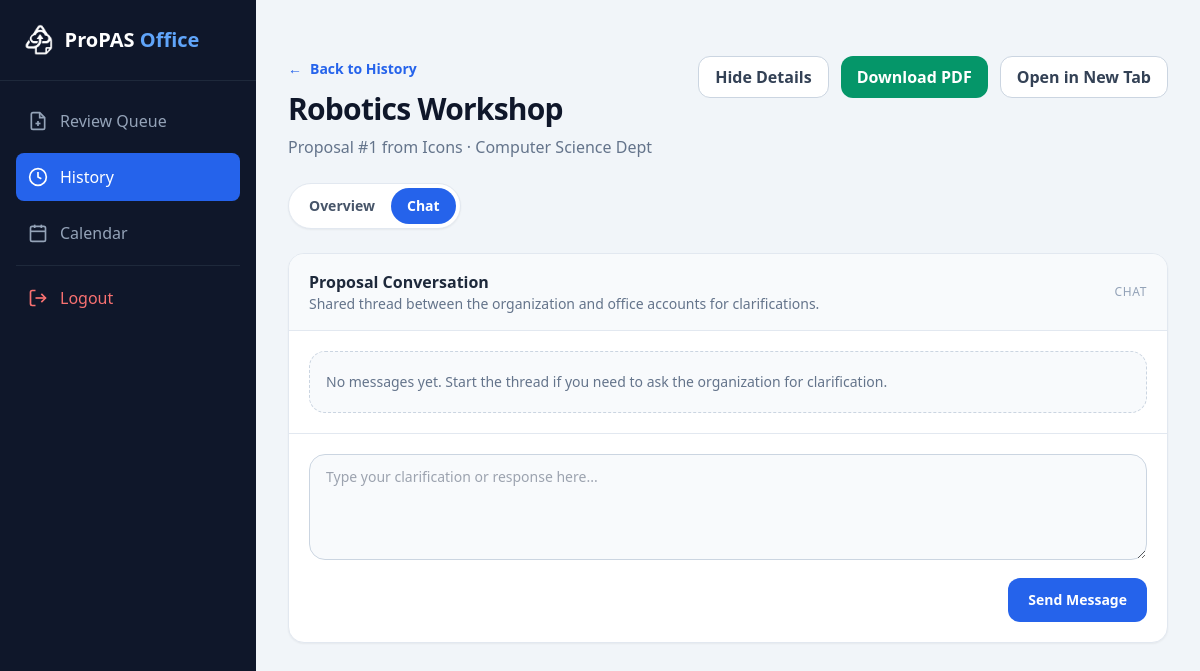
The app's page /proposal-details/1?tab=chat (signed in), older data.
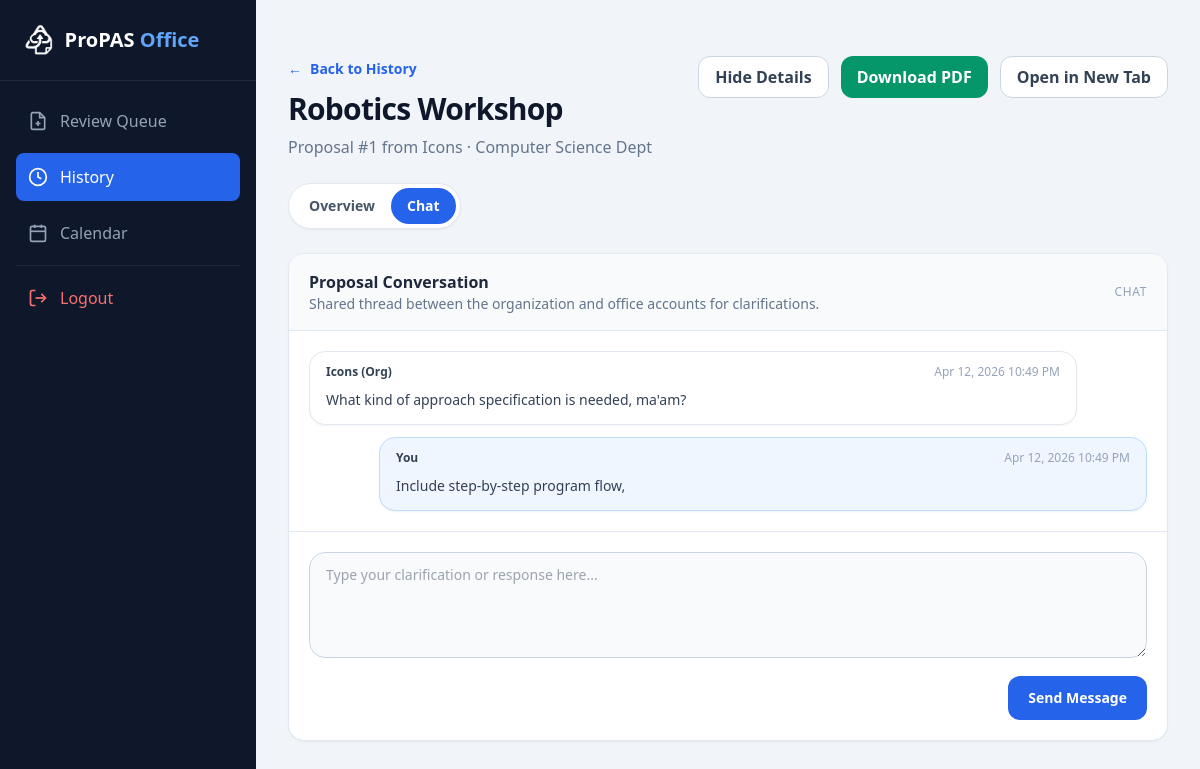
The same page, newer data.
### models.py (models this page shows)
class ProposalMessage(db.Model):
    __tablename__ = 'proposal_messages'
    id = db.Column(db.Integer, primary_key=True)
    proposal_id = db.Column(db.Integer, db.ForeignKey('proposals.id'), nullable=False)
    office_step_id = db.Column(db.Integer, db.ForeignKey('approval_steps.id'))
    sender_id = db.Column(db.Integer, db.ForeignKey('accounts.id'), nullable=False)
    sender_role = db.Column(db.String(20), nullable=False)
    body = db.Column(db.Text, nullable=False)
    created_at = db.Column(db.DateTime, default=datetime.utcnow, nullable=False)
    proposal = db.relationship('Proposal', backref=db.backref('messages', lazy=True))
    office_step = db.relationship('ApprovalStep')
    sender = db.relationship('User')

class User(UserMixin, db.Model):
    __tablename__ = 'accounts'
    id = db.Column(db.Integer, primary_key=True)
    username = db.Column(db.String(80), unique=True, nullable=False)
    password_hash = db.Column(db.String(256))
    account_type = db.Column(db.String(20))  # 'Org', 'Office', or 'Admin'
    profile_data = db.Column(MutableDict.as_mutable(db.JSON), default=dict)
    proposals = db.relationship('Proposal', backref='creator', lazy=True)

### routes/office.py (the view)
@office_bp.route('/proposal-details/<int:proposal_id>')
@login_required
def proposal_details(proposal_id):
    if current_user.account_type != 'Office':
        abort(403)
    my_step = _office_step_for_user(current_user)
    if not my_step:
        abort(403)
    proposal = db.session.get(Proposal, proposal_id)
    if not proposal:
        abort(404)
    current_step_name = None
    if proposal.current_step_id:
        current_step = db.session.get(ApprovalStep, proposal.current_step_id)
        current_step_name = current_step.name if current_step else None
    messages = _conversation_messages(proposal.id, my_step.id)
    active_tab = request.args.get('tab', 'overview')
    if active_tab not in {'overview', 'chat'}:
        active_tab = 'overview'
    return render_template(
        'office_proposal_detail.html',
        proposal=proposal,
        department_name=ORG_DEPARTMENTS.get(proposal.creator.username.lower(), proposal.creator.username),
        current_step_name=current_step_name,
        messages=messages,
        active_tab=active_tab
    )

### app.py (called while the page is built)
@login_manager.user_loader
def load_user(user_id):
    from models import User
    return db.session.get(User, int(user_id))

@app.template_filter('datetime_ph')
def datetime_ph(value, fmt='%b %d, %Y %I:%M %p'):
    if value is None:
        return 'N/A'
    if value.tzinfo is None:
        value = value.replace(tzinfo=timezone.utc)
    return value.astimezone(ZoneInfo(app.config['DISPLAY_TIMEZONE'])).strftime(fmt)

### routes/office.py (called while the page is built)
def _office_step_for_user(user):
    return ApprovalStep.query.filter(ApprovalStep.name.ilike(user.username)).first()

def _conversation_messages(proposal_id, office_step_id):
    return ProposalMessage.query.filter_by(
        proposal_id=proposal_id,
        office_step_id=office_step_id,
    ).order_by(ProposalMessage.created_at.asc()).all()

### templates/office_proposal_detail.html (shortened to what the changed rows need)
<!DOCTYPE html>
<html lang="en">
<head>
    <script src="https://cdn.tailwindcss.com"></script>
</head>
<body class="bg-slate-100 text-slate-900">
    <div class="min-h-screen flex">
        <main class="flex-1 p-4 sm:p-6 md:p-8">
            <div class="max-w-7xl mx-auto space-y-6">
                <div class="flex flex-col lg:flex-row lg:items-start lg:justify-between gap-4">
                    <div>
                        <h1 class="text-3xl font-bold tracking-tight">{{ proposal.title }}</h1>
                    </div>
                </div>
                {% if active_tab != 'chat' %}
                <div class="grid grid-cols-1 xl:grid-cols-4 gap-6">
                    <section class="xl:col-span-3 bg-white rounded-2xl border border-slate-200 shadow-sm overflow-hidden">
                        <div class="flex items-center justify-between px-5 py-4 border-b border-slate-200 bg-slate-50">
                            <div>
                                <h2 class="font-semibold text-slate-800">Optimized PDF Viewer</h2>
                                <p class="text-sm text-slate-500">Embedded viewer with fit-to-width defaults for easier reading.</p>
                            </div>
                            <span class="text-xs uppercase tracking-wider text-slate-400">PDF Preview</span>
                        </div>
                        <div class="h-[62vh] min-h-[420px] sm:h-[70vh] sm:min-h-[560px] bg-slate-200">
                            <iframe
                                src="{{ url_for('static', filename='uploads/' + proposal.file_path) }}#toolbar=1&navpanes=0&scrollbar=1&view=FitH"
                                class="w-full h-full border-0"
                                title="Proposal PDF Viewer">
                            </iframe>
                        </div>
                    </section>
                    <aside class="space-y-5">
                        <div class="bg-white rounded-2xl border border-slate-200 shadow-sm p-5">
                            <h2 class="text-lg font-semibold text-slate-800 mb-4">Proposal Summary</h2>
                            <dl class="space-y-4 text-sm">
                                <div>
                                    <dt class="text-slate-400 uppercase tracking-wider text-xs">Organization</dt>
                                    <dd class="mt-1 font-medium text-slate-700">{{ proposal.creator.username }}</dd>
                                </div>
                                <div>
                                    <dt class="text-slate-400 uppercase tracking-wider text-xs">Department</dt>
                                    <dd class="mt-1 font-medium text-slate-700">{{ department_name }}</dd>
                                </div>
                                <div>
                                    <dt class="text-slate-400 uppercase tracking-wider text-xs">Submitted</dt>
                                    <dd class="mt-1 font-medium text-slate-700">{{ proposal.created_at|datetime_ph }}</dd>
                                </div>
                                <div>
                                    <dt class="text-slate-400 uppercase tracking-wider text-xs">Status</dt>
                                    <dd class="mt-1 font-medium text-slate-700">{{ proposal.status }}</dd>
                                </div>
                                <div>
                                    <dt class="text-slate-400 uppercase tracking-wider text-xs">Current Office</dt>
                                    <dd class="mt-1 font-medium text-slate-700">{{ current_step_name or 'Completed / Returned' }}</dd>
                                </div>
                                <div>
                                    <dt class="text-slate-400 uppercase tracking-wider text-xs">Sponsor</dt>
                                    <dd class="mt-1 font-medium text-slate-700">{{ proposal.proposal_data.get('sponsor', 'N/A') if proposal.proposal_data else 'N/A' }}</dd>
                                </div>
                            </dl>
                        </div>
                        <div class="bg-blue-50 rounded-2xl border border-blue-100 p-5">
                            <h3 class="text-sm font-bold uppercase tracking-wider text-blue-700 mb-2">Viewer Tips</h3>
                            <ul class="text-sm text-blue-900 space-y-2">
                                <li>Use the built-in zoom controls in the PDF toolbar for clearer text.</li>
                                <li>`Download PDF` saves the original file directly to your device.</li>
                                <li>`Open in New Tab` is useful if you want the browser's full PDF tools.</li>
                            </ul>
                        </div>
                    </aside>
                </div>
                {% else %}
                <section class="rounded-2xl border border-slate-200 bg-white shadow-sm overflow-hidden">
                    <div class="flex items-center justify-between gap-4 border-b border-slate-200 bg-slate-50 px-5 py-4">
                        <div>
                            <h2 class="font-semibold text-slate-800">Proposal Conversation</h2>
                        </div>
                    </div>
                    <div class="space-y-3 px-5 py-5">
                        {% for message in messages %}
                        <article class="{% if message.sender_id == current_user.id %}ml-auto bg-blue-50 border-blue-200{% else %}mr-auto bg-white border-slate-200{% endif %} max-w-3xl rounded-2xl border px-4 py-3 shadow-sm">
                            <div class="mb-2 flex flex-wrap items-center justify-between gap-3 text-xs text-slate-400">
                                <span class="font-semibold text-slate-700">
                                    {% if message.sender_id == current_user.id %}
                                    You
                                    {% else %}
                                    {{ message.sender.username }} ({{ message.sender.account_type }})
                                    {% endif %}
                                </span>
                                <span>{{ message.created_at|datetime_ph }}</span>
                            </div>
                            <p class="whitespace-pre-wrap text-sm leading-6 text-slate-700">{{ message.body }}</p>
                        </article>
                        {% else %}
                        <p class="rounded-2xl border border-dashed border-slate-300 bg-slate-50 px-4 py-5 text-sm text-slate-500">No messages yet. Start the thread if you need to ask the organization for clarification.</p>
                        {% endfor %}
                    </div>
                </section>
                {% endif %}
            </div>
        </main>
    </div>
</body>
</html>

Row changes from the older to the newer data that the page shows:
added ProposalMessage: sender.username "Icons", sender.account_type "Org", created_at "Apr 12, 2026 10:49 PM", body "What kind of approach specification is needed, ma'am?"
added ProposalMessage: shows "You", created_at "Apr 12, 2026 10:49 PM", body "Include step-by-step program flow,"
Text that changed along with them:
text no longer shown: "No messages yet. Start the thread if you need to ask the organization for clarification."
